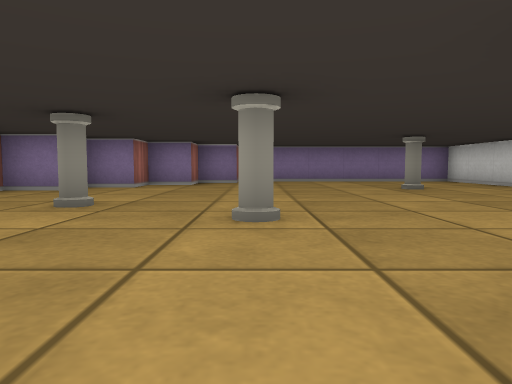
[1] (above)

14 first-person views from a walk through a cub3D ray-caster map. The camera is about half as high as the walls, tilts 4° down and sees 70° across. The floor is counted in squares. Each view is taken from the middle of a square. On the plan, view 1 faces up. The plan holds only what a view shows up to about 9 squares ahead; the rest is blank.

[2]
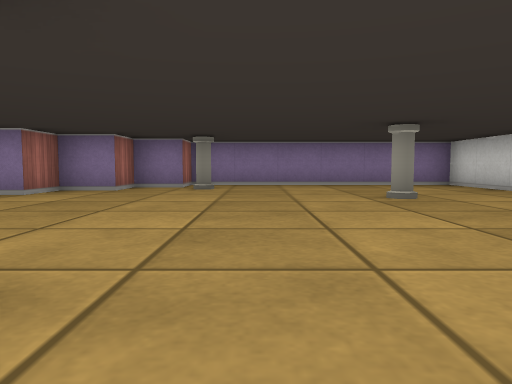

[3]
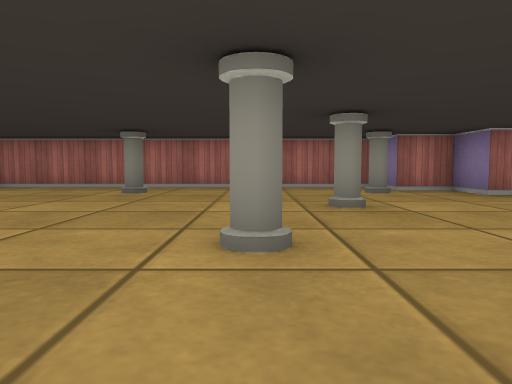

[4]
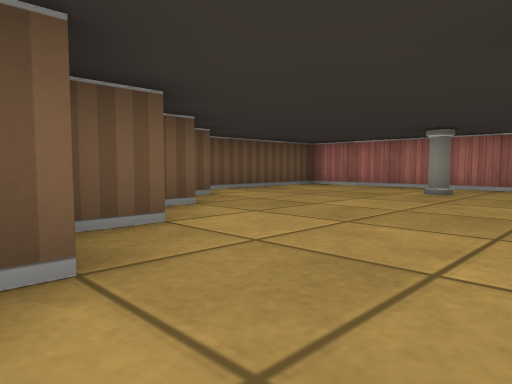

[5]
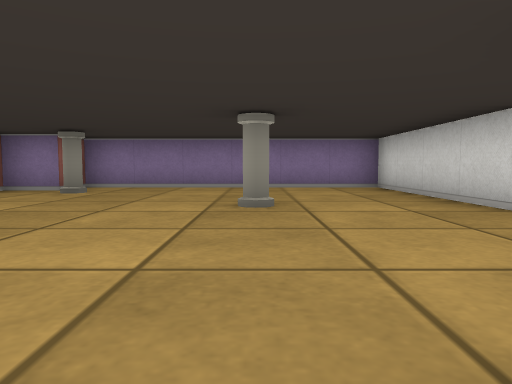

[6]
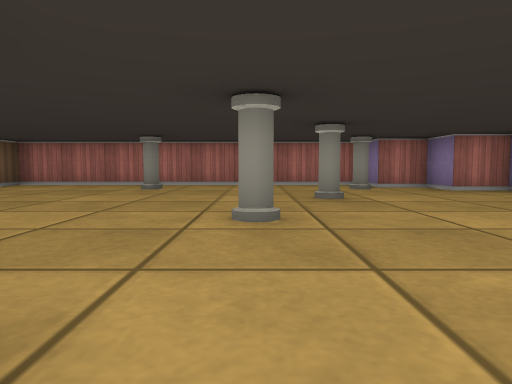

[7]
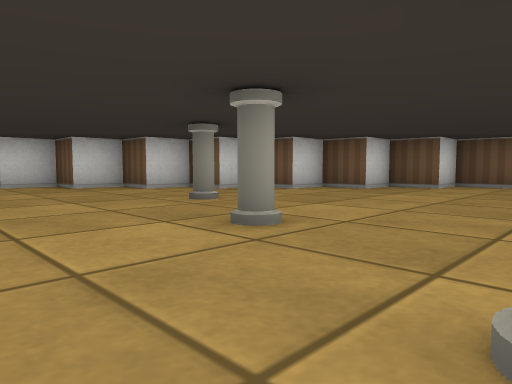

[8]
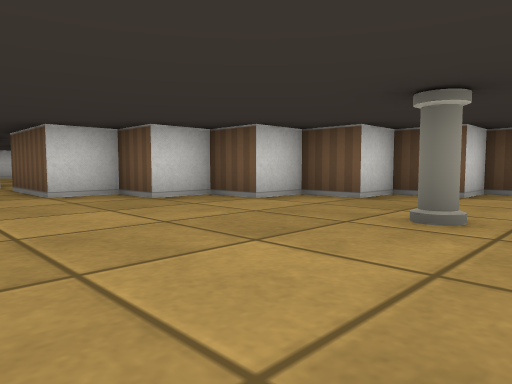

[9]
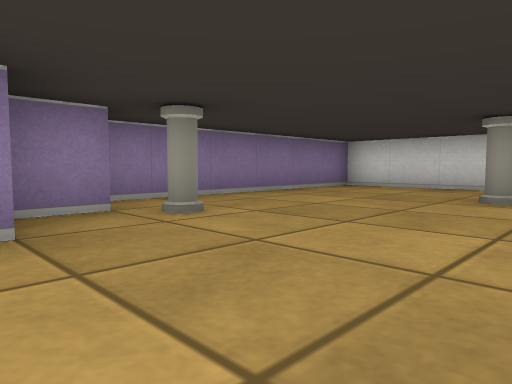

[10]
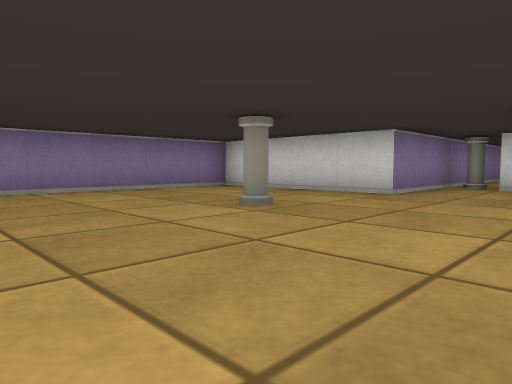

[11]
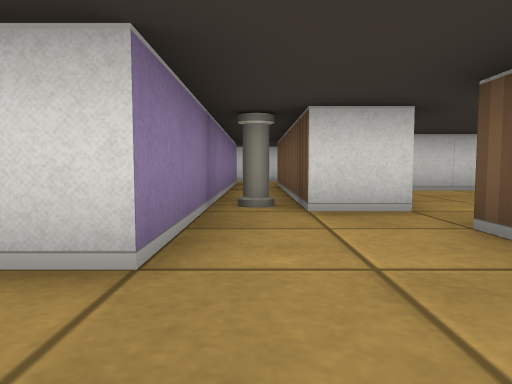

[12]
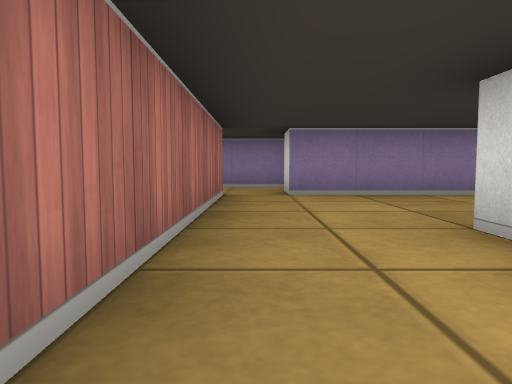

[13]
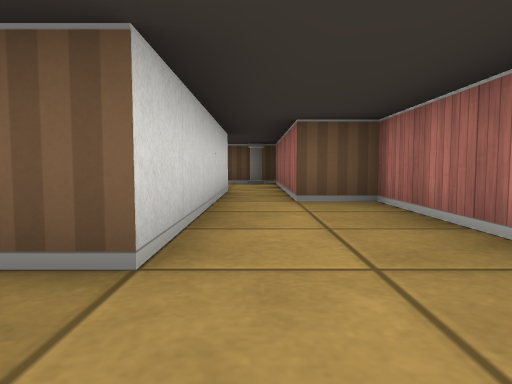

[14]
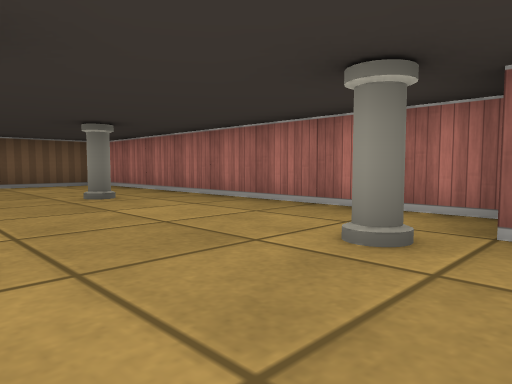

### Floor plan
Points are (right, up) in squares from view 1. A wall is a line through its corners. A room is listed if a view was taken in it or the views show most of it. See-through windows are left out.
Room 1 (views 1, 2, 3, 4, 5, 6, 7, 8, 9, 10, 11, 14)
walls: (-5.5, 5.4) (-5.5, -2.5) (-1.5, -2.5) (-1.5, -1.5) (-0.5, -1.5) (-0.5, -0.5) (0.5, -0.5) (0.5, 0.5) (1.5, 0.5) (1.5, 1.5) (2.5, 1.5) (2.5, 2.5) (3.5, 2.5) (3.5, 3.5) (4.5, 3.5) (4.5, 4.5) (5.5, 4.5); (5.5, 6.5) (5.5, 10.5) (-0.5, 10.5) (-0.5, 9.5) (-1.5, 9.5) (-1.5, 8.5) (-2.5, 8.5) (-2.5, 7.5) (-3.5, 7.5) (-3.5, 6.5) (-4.5, 6.5) (-4.5, 5.5) (-5.1, 5.5)
ways out: opening at (6, 5.5) to room 3
objects: pillar (-4, 1); pillar (-4, 5); pillar (-2, 4); pillar (0, 3); pillar (0, 9); pillar (3, 7)
Room 2 (views 12, 13)
walls: (10.5, 2) (10.5, 3.2); (6.5, 4.5) (6.5, -1.5) (7.5, -1.5) (7.5, -3.4); (10.4, 4.5) (7.5, 4.5); (8.5, -3.4) (8.5, 1.5) (9.1, 1.5)
ways out: opening at (7, 4) to room 3; opening at (8, -4)
Room 3 (no view inside)
walls: (7.5, 4.5) (7.5, 5.5) (12.4, 5.5); (5.5, 4.5) (6.5, 4.5); (12.9, 6.5) (5.5, 6.5)
ways out: opening at (6, 5.5) to room 1; opening at (7, 4) to room 2
objects: pillar (8, 6)

Where each view was taken, in squares from view 1:
view 1: 0 up, 0 right, facing up
view 2: 2 up, 1 right, facing up
view 3: 3 up, 2 right, facing left
view 4: 3 up, 2 right, facing down-left
view 5: 3 up, 3 right, facing up
view 6: 3 up, 3 right, facing left
view 7: 6 up, 4 left, facing down-right
view 8: 6 up, 1 left, facing down-right
view 9: 6 up, 2 left, facing up-right
view 10: 4 up, 0 right, facing up-right
view 11: 6 up, 4 right, facing right
view 12: 1 down, 7 right, facing up
view 13: 3 up, 8 right, facing down
view 14: 6 up, 2 left, facing down-left
